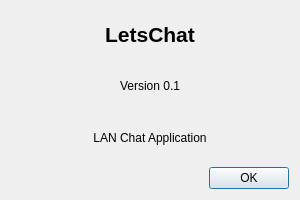
<?xml version="1.0" encoding="UTF-8"?>
<ui version="4.0">
 <class>AboutDialog</class>
 <widget class="QDialog" name="AboutDialog">
  <property name="geometry">
   <rect>
    <x>0</x>
    <y>0</y>
    <width>300</width>
    <height>200</height>
   </rect>
  </property>
  <property name="windowTitle">
   <string>About LetsChat</string>
  </property>
  <layout class="QVBoxLayout" name="verticalLayout">
   <item>
    <widget class="QLabel" name="titleLabel">
     <property name="text">
      <string>LetsChat</string>
     </property>
     <property name="alignment">
      <set>Qt::AlignCenter</set>
     </property>
     <property name="font">
      <font>
       <pointsize>16</pointsize>
       <weight>75</weight>
       <bold>true</bold>
      </font>
     </property>
    </widget>
   </item>
   <item>
    <widget class="QLabel" name="versionLabel">
     <property name="text">
      <string>Version 0.1</string>
     </property>
     <property name="alignment">
      <set>Qt::AlignCenter</set>
     </property>
    </widget>
   </item>
   <item>
    <widget class="QLabel" name="descLabel">
     <property name="text">
      <string>LAN Chat Application</string>
     </property>
     <property name="alignment">
      <set>Qt::AlignCenter</set>
     </property>
    </widget>
   </item>
   <item>
    <widget class="QDialogButtonBox" name="buttonBox">
     <property name="standardButtons">
      <set>QDialogButtonBox::Ok</set>
     </property>
    </widget>
   </item>
  </layout>
 </widget>
 <resources/>
 <connections>
  <connection>
   <sender>buttonBox</sender>
   <signal>accepted()</signal>
   <receiver>AboutDialog</receiver>
   <slot>accept()</slot>
  </connection>
 </connections>
</ui>
